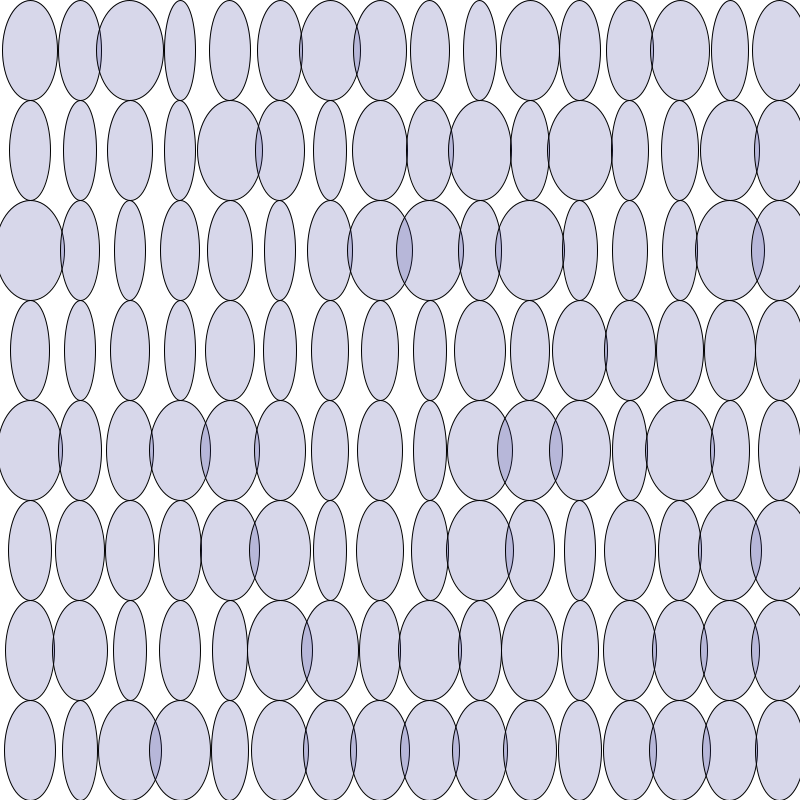
Frame 1 (no input)
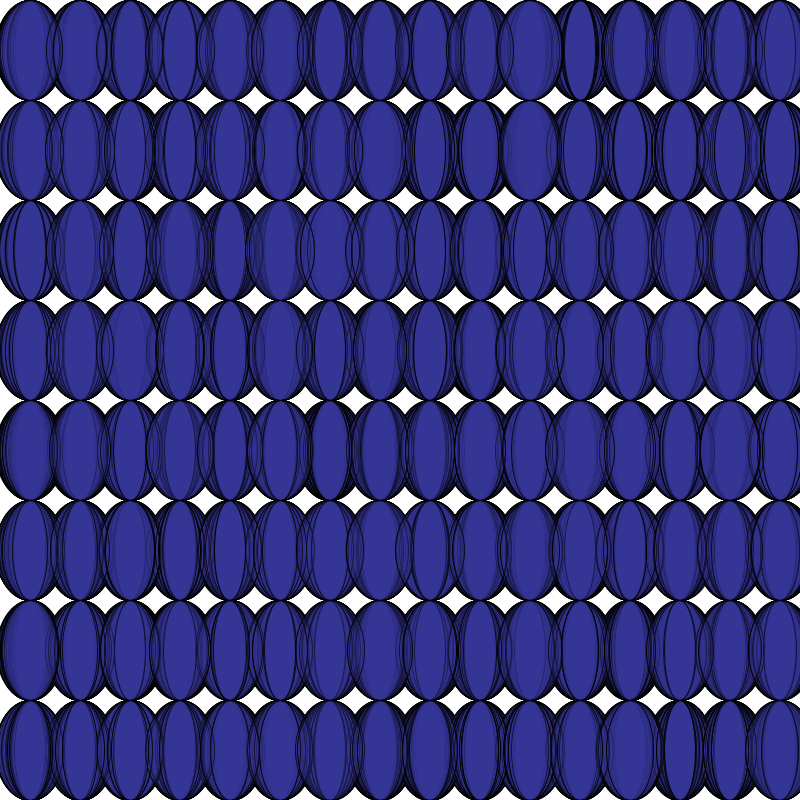
Frame 60 (the mouse pressed at the canvas centre just before this capture)
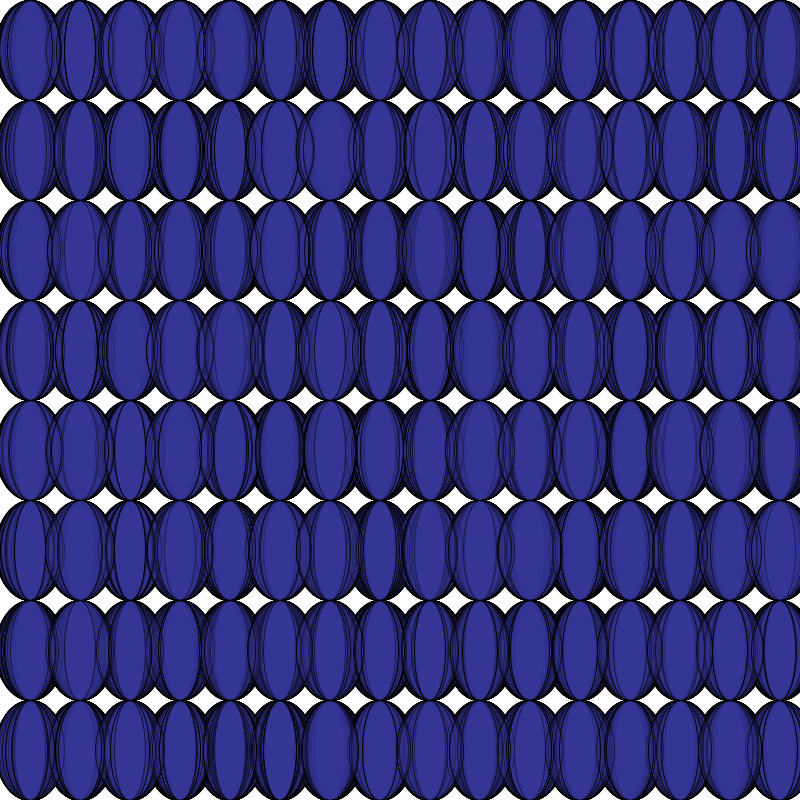
Frame 120 (the mouse held since frame 60 and released just before this capture)

The Processing sketch that drew these frames (run headless with seeded random() and noise(); from frame 60 on, the mouse is pressed at the canvas centre):

// Processing sketch: processing_147149
// ── processing_147149.pde

void setup() {
  size(800, 800);
  background(255);
  fill(50, 50, 150,50);
  smooth();
  
  //strokeWeight(5);
  frameRate(10);
 
}

void draw() {
  for (int i = 30; i < width ; i=i+50) {    // (i++ = i=i+1)
    for (int j = 50; j < height; j=j+100 ) {

      ellipse(i, j, random(30, 70), 100);
    }
  }
}
